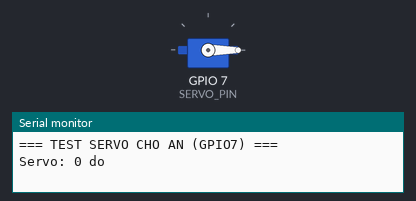
Simulated run of this sketch. Board: ESP32. Parts: servo, the last lines printed to the serial monitor. Servo pulses on a pin are drawn as a servo (544–2400 µs = 0–180°).

Above: at 2.05 s.
At 7.35 s:
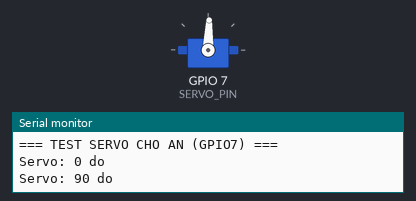
At 10.0 s:
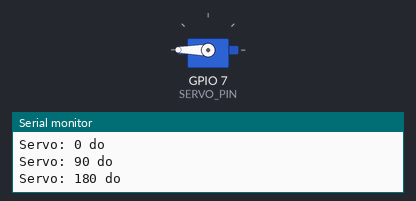
At 12.65 s:
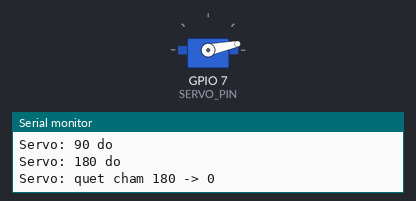
Timing chart, 0 to 20.0 s (numbered marks = the images above):
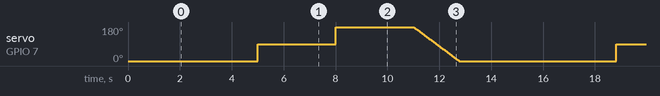

The sketch:

test_servo.ino
```cpp
/*
 * TEST SERVO CHO ĂN – cổng "SERVO 1" (theo sơ đồ):
 *   chân 3 (tín hiệu) -> GPIO7 · chân 2 (VCC) -> 5V · chân 1 -> GND
 *   (Cổng SERVO 2 / GPIO6 giờ dùng cho DS18B20 – KHÔNG test servo ở đó.)
 *   !! Sơ đồ đang nối VCC servo vào 3V3 của DevKit -> phải chuyển sang 5V (LM2596).
 * Lặp mãi: 0° (3s) -> 90° (3s) -> 180° (3s) -> quét chậm về 0° -> nghỉ 3s.
 * Không cần thư viện. Chạy được ESP32 core 2.x và 3.x.
 */
const int SERVO_PIN = 7;
const uint8_t SERVO_CH = 2;             // kênh LEDC (chỉ dùng cho core 2.x)
const uint16_t PULSE_MIN = 500, PULSE_MAX = 2400;
const unsigned long GIU_MS = 3000;

void servoWriteDeg(int deg) {
  deg = constrain(deg, 0, 180);
  uint32_t us = map(deg, 0, 180, PULSE_MIN, PULSE_MAX);
  uint32_t duty = us * ((1UL << 14) - 1) / 20000UL;
#if defined(ESP_ARDUINO_VERSION_MAJOR) && ESP_ARDUINO_VERSION_MAJOR >= 3
  ledcWrite(SERVO_PIN, duty);
#else
  ledcWrite(SERVO_CH, duty);
#endif
}

void setup() {
  Serial.begin(115200);
  delay(1000);
  Serial.println("\n=== TEST SERVO CHO AN (GPIO7) ===");
#if defined(ESP_ARDUINO_VERSION_MAJOR) && ESP_ARDUINO_VERSION_MAJOR >= 3
  ledcAttach(SERVO_PIN, 50, 14);
#else
  ledcSetup(SERVO_CH, 50, 14);
  ledcAttachPin(SERVO_PIN, SERVO_CH);
#endif
  servoWriteDeg(0);
  delay(1000);
}

void loop() {
  const int goc[] = { 0, 90, 180 };
  for (int g : goc) { servoWriteDeg(g); Serial.printf("Servo: %d do\n", g); delay(GIU_MS); }
  Serial.println("Servo: quet cham 180 -> 0");
  for (int g = 180; g >= 0; g -= 2) { servoWriteDeg(g); delay(20); }
  delay(GIU_MS);
}
```
